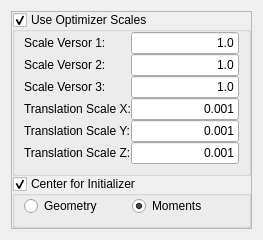
              <widget class="QWidget" name="VersorRigid3DTransform">
               <layout class="QVBoxLayout" name="verticalLayout_104">
                <item>
                 <widget class="QFrame" name="m_VersorRigid3DTransformFrame">
                  <property name="frameShape">
                   <enum>QFrame::StyledPanel</enum>
                  </property>
                  <property name="frameShadow">
                   <enum>QFrame::Raised</enum>
                  </property>
                  <layout class="QVBoxLayout" name="verticalLayout_78">
                   <property name="spacing">
                    <number>0</number>
                   </property>
                   <property name="margin">
                    <number>0</number>
                   </property>
                   <item>
                    <widget class="QGroupBox" name="m_UseOptimizerScalesVersorRigid3D">
                     <property name="title">
                      <string>Use Optimizer Scales</string>
                     </property>
                     <property name="checkable">
                      <bool>true</bool>
                     </property>
                     <layout class="QVBoxLayout" name="verticalLayout_77">
                      <property name="spacing">
                       <number>0</number>
                      </property>
                      <property name="leftMargin">
                       <number>9</number>
                      </property>
                      <property name="topMargin">
                       <number>0</number>
                      </property>
                      <property name="rightMargin">
                       <number>9</number>
                      </property>
                      <property name="bottomMargin">
                       <number>9</number>
                      </property>
                      <item>
                       <layout class="QHBoxLayout" name="_132">
                        <item>
                         <layout class="QVBoxLayout" name="_133">
                          <item>
                           <widget class="QLabel" name="textLabel1_8_2_3_2_2_2_3_3">
                            <property name="text">
                             <string>Scale Versor 1:</string>
                            </property>
                            <property name="wordWrap">
                             <bool>false</bool>
                            </property>
                           </widget>
                          </item>
                          <item>
                           <widget class="QLabel" name="textLabel2_6_3_3_2_2_2_3_3">
                            <property name="text">
                             <string>Scale Versor 2:</string>
                            </property>
                            <property name="wordWrap">
                             <bool>false</bool>
                            </property>
                           </widget>
                          </item>
                          <item>
                           <widget class="QLabel" name="textLabel3_5_3_3_2_2_2_3_3">
                            <property name="text">
                             <string>Scale Versor 3:</string>
                            </property>
                            <property name="wordWrap">
                             <bool>false</bool>
                            </property>
                           </widget>
                          </item>
                          <item>
                           <widget class="QLabel" name="textLabel11_3_2_2_2_3_2">
                            <property name="text">
                             <string>Translation Scale X:</string>
                            </property>
                            <property name="wordWrap">
                             <bool>false</bool>
                            </property>
                           </widget>
                          </item>
                          <item>
                           <widget class="QLabel" name="textLabel12_3_2_2_2_3_2">
                            <property name="text">
                             <string>Translation Scale Y:</string>
                            </property>
                            <property name="wordWrap">
                             <bool>false</bool>
                            </property>
                           </widget>
                          </item>
                          <item>
                           <widget class="QLabel" name="textLabel13_2_2_2_2_3_2">
                            <property name="text">
                             <string>Translation Scale Z:</string>
                            </property>
                            <property name="wordWrap">
                             <bool>false</bool>
                            </property>
                           </widget>
                          </item>
                         </layout>
                        </item>
                        <item>
                         <layout class="QVBoxLayout" name="_134">
                          <item>
                           <widget class="QLineEdit" name="m_ScalesVersorRigid3DTransformScale1">
                            <property name="text">
                             <string>1.0</string>
                            </property>
                            <property name="alignment">
                             <set>Qt::AlignRight</set>
                            </property>
                           </widget>
                          </item>
                          <item>
                           <widget class="QLineEdit" name="m_ScalesVersorRigid3DTransformScale2">
                            <property name="text">
                             <string>1.0</string>
                            </property>
                            <property name="alignment">
                             <set>Qt::AlignRight</set>
                            </property>
                           </widget>
                          </item>
                          <item>
                           <widget class="QLineEdit" name="m_ScalesVersorRigid3DTransformScale3">
                            <property name="text">
                             <string>1.0</string>
                            </property>
                            <property name="alignment">
                             <set>Qt::AlignRight</set>
                            </property>
                           </widget>
                          </item>
                          <item>
                           <widget class="QLineEdit" name="m_ScalesVersorRigid3DTransformScaleTranslationX">
                            <property name="text">
                             <string>0.001</string>
                            </property>
                            <property name="alignment">
                             <set>Qt::AlignRight</set>
                            </property>
                           </widget>
                          </item>
                          <item>
                           <widget class="QLineEdit" name="m_ScalesVersorRigid3DTransformScaleTranslationY">
                            <property name="text">
                             <string>0.001</string>
                            </property>
                            <property name="alignment">
                             <set>Qt::AlignRight</set>
                            </property>
                           </widget>
                          </item>
                          <item>
                           <widget class="QLineEdit" name="m_ScalesVersorRigid3DTransformScaleTranslationZ">
                            <property name="text">
                             <string>0.001</string>
                            </property>
                            <property name="alignment">
                             <set>Qt::AlignRight</set>
                            </property>
                           </widget>
                          </item>
                         </layout>
                        </item>
                       </layout>
                      </item>
                     </layout>
                    </widget>
                   </item>
                   <item>
                    <widget class="QGroupBox" name="m_CenterForInitializerVersorRigid3D">
                     <property name="title">
                      <string>Center for Initializer</string>
                     </property>
                     <property name="checkable">
                      <bool>true</bool>
                     </property>
                     <layout class="QHBoxLayout" name="horizontalLayout_8">
                      <property name="spacing">
                       <number>0</number>
                      </property>
                      <property name="leftMargin">
                       <number>9</number>
                      </property>
                      <property name="topMargin">
                       <number>0</number>
                      </property>
                      <property name="rightMargin">
                       <number>9</number>
                      </property>
                      <property name="bottomMargin">
                       <number>9</number>
                      </property>
                      <item>
                       <widget class="QRadioButton" name="m_GeometryVersorRigid3D">
                        <property name="enabled">
                         <bool>true</bool>
                        </property>
                        <property name="text">
                         <string>Geometry</string>
                        </property>
                       </widget>
                      </item>
                      <item>
                       <widget class="QRadioButton" name="m_MomentsVersorRigid3D">
                        <property name="enabled">
                         <bool>true</bool>
                        </property>
                        <property name="text">
                         <string>Moments</string>
                        </property>
                        <property name="checked">
                         <bool>true</bool>
                        </property>
                       </widget>
                      </item>
                     </layout>
                    </widget>
                   </item>
                  </layout>
                 </widget>
                </item>
               </layout>
              </widget>
